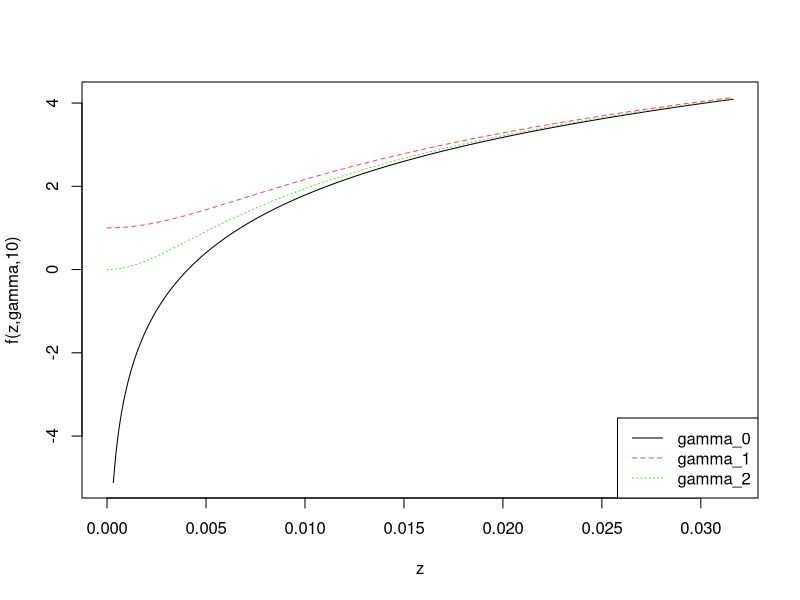
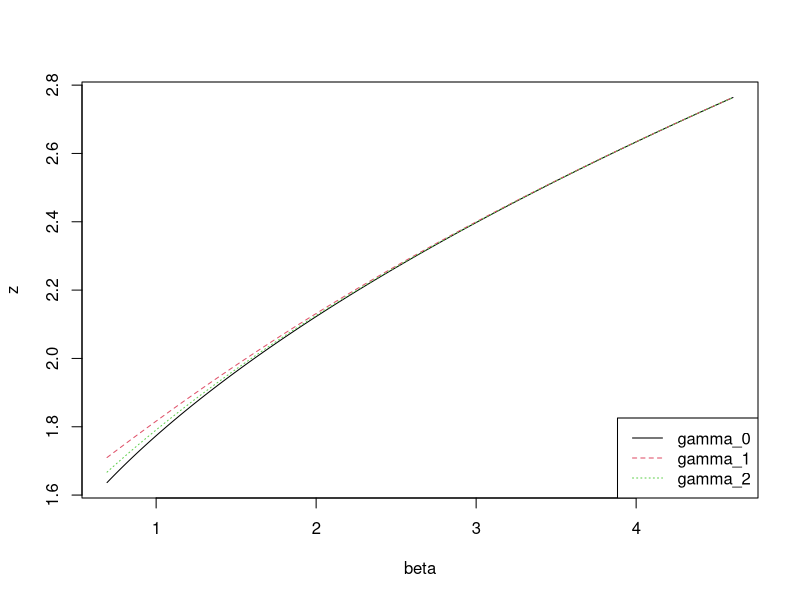

Write the R code that produced these figures, in order. (Note: this script raises an error after producing the figures.)
## ---- chunk 1
knitr::opts_chunk$set(
                    collapse = TRUE,
                    comment = "#>"
                  )
## ---- chunk 2
fz <- function(zsq,gamma,beta){ log(gamma+zsq) + 1 + beta - zsq }
zsq <- seq(0,1e-3,length=10000)
Y <- matrix(NA,length(zsq),3)
colnames(Y) <- c("gamma_0","gamma_1","gamma_2")
b <- 10
Y[,1] <- fz(zsq,0,b)
Y[,2] <- fz(zsq,exp(-b),10)
Y[,3] <- fz(zsq,exp(-(1+b)),10)


matplot(sqrt(zsq),Y,type="l",xlab="z",ylab="f(z,gamma,10)");
legend("bottomright",colnames(Y),col=1:3,lty=1:3)
## ---- chunk 3
betaRng <- seq(log(2),2*log(10),length=1000) ###2*log(1:1000)
Y <- matrix(NA,length(betaRng),3)
colnames(Y) <- c("gamma_0","gamma_1","gamma_2")

for(ii in 1:length(betaRng)){
    rng <- c(1.25,25)
    b <- betaRng[ii]
    Y[ii,1] <- uniroot(fz,rng,gamma=0,beta=b)$root
    Y[ii,2] <- uniroot(fz,rng,gamma=exp(-b),beta=b)$root
    Y[ii,3] <- uniroot(fz,rng,gamma=exp(-(1+b)),beta=b)$root
}
matplot(betaRng,sqrt(Y),type="l",xlab="beta",ylab="z");
legend("bottomright",colnames(Y),col=1:3,lty=1:3)
## ---- chunk 4
y <- 0:10
lambda <- 5
r <- y/lambda
gamma <- c(3,5,7)/10
Y <- matrix(z,length(y),length(gamma))
colnames(Y) <- paste0("gamma = ",gamma)

for(ii in 1:length(gamma)){
    idx <- abs(r-1)<=gamma[ii]
    rr <- r; rr[idx] <- 1
    lr <- lambda*rr
    Y[,ii] <- (2*lr - 2*y*log(lr) - 2*log(y)) - ## C_P
        (2*lambda - 2*y*log(lambda) - 2*log(y))
}
matplot(y,Y,type="l",xlab="y",ylab="C_P - C_B");
legend("bottomright",colnames(Y),col=1:length(gamma),lty=1:length(gamma))
## ---- chunk 5
y <- 0:10
lambda <- 5
z <- 2*((y-lambda) - y*log(y/lambda))
gamma <- 0:3
Y <- matrix(z,length(y),length(gamma))
colnames(Y) <- paste0("gamma = ",gamma)
for(ii in 1:length(gamma)){
    Y[,ii] <- Y[,ii] + gamma[ii]
}
Y[y==0] <- -lambda
matplot(y,Y,type="l",xlab="y",ylab="C_P - C_B");
legend("bottomright",colnames(Y),col=1:length(gamma),lty=1:length(gamma))
